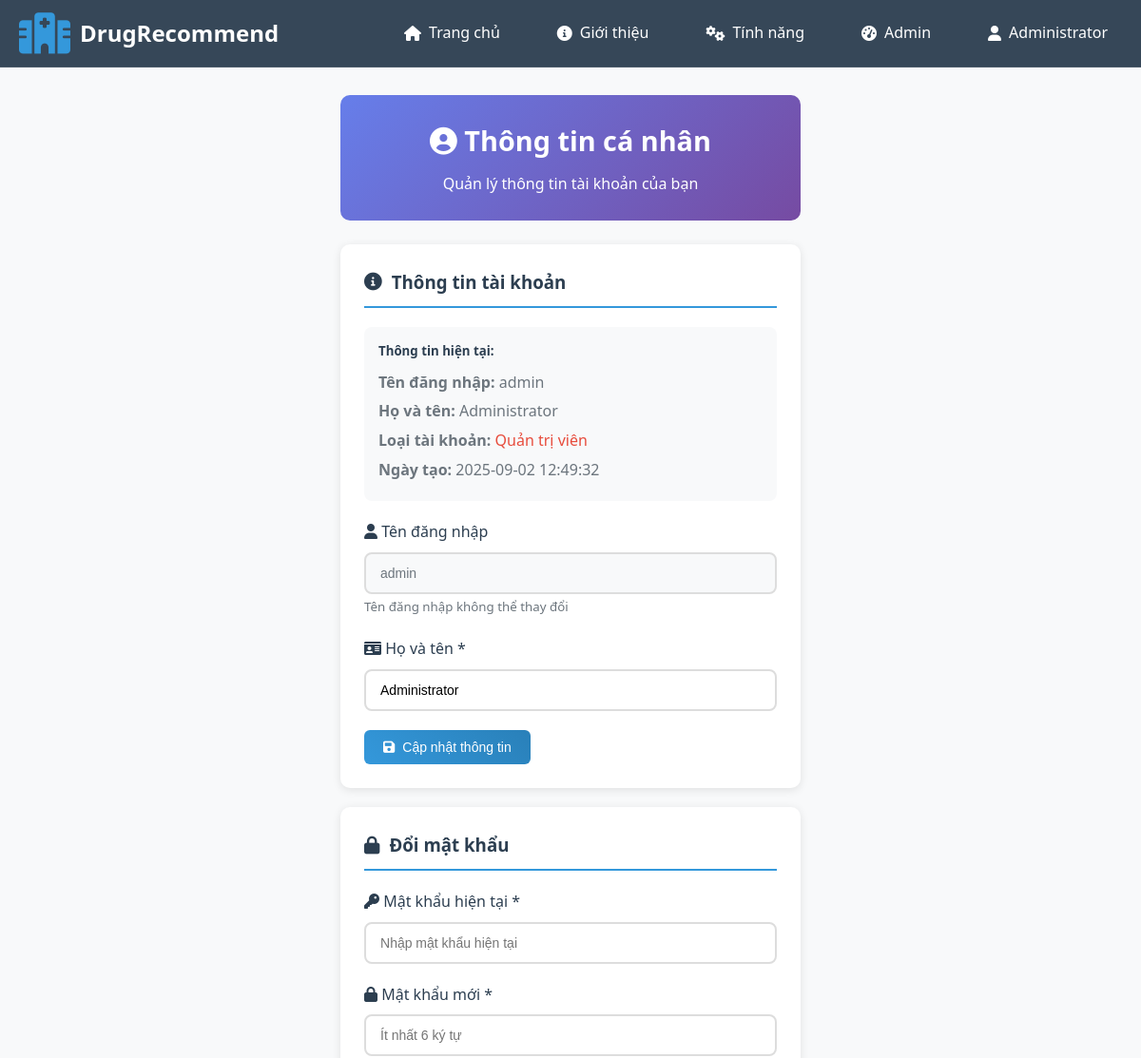
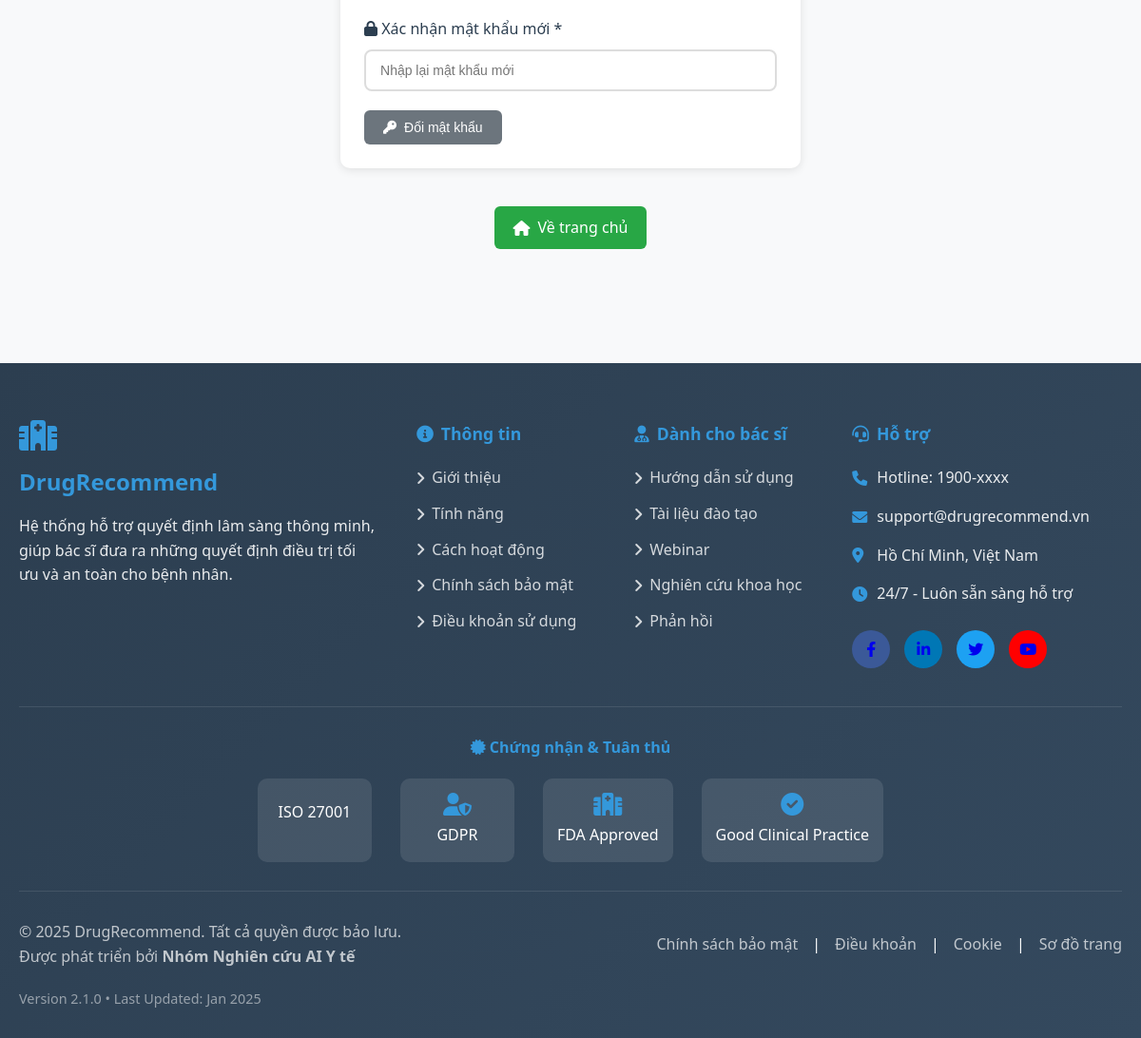
Screenshot of /profile (signed in) with the database file from the repository (2 pictures, top to bottom).
### tables this page shows
CREATE TABLE users (
            id INTEGER PRIMARY KEY AUTOINCREMENT,
            username TEXT UNIQUE NOT NULL,
            password_hash TEXT NOT NULL,
            full_name TEXT NOT NULL,
            role TEXT DEFAULT 'user',
            created_at TIMESTAMP DEFAULT CURRENT_TIMESTAMP
        );

### app.py (the view)
@app.route('/profile')
@login_required
def profile():
    print(f"DEBUG: profile called")  # Debug log
    print(f"DEBUG: session = {session}")
    """Trang profile người dùng"""
    try:
        user_id = session['user_id']
        profile = get_user_profile(user_id)
        if not profile:
            flash('Không tìm thấy thông tin người dùng', 'error')
            return redirect(url_for('index'))
        user = {
            'user_id': session['user_id'],
            'username': session['username'],
            'full_name': session['full_name'],
            'role': session['role']
        }
        print(f"DEBUG: Rendering profile template with data: {profile}")
        return render_template('profile.html', profile=profile, user=user)
    except Exception as e:
        print(f"DEBUG: Error in profile: {e}")
        flash(f'Lỗi tải profile: {str(e)}', 'error')
        return redirect(url_for('index'))

### app.py (called while the page is built)
def login_required(f):
    @wraps(f)
    def decorated_function(*args, **kwargs):
        if 'user_id' not in session:
            flash('Vui lòng đăng nhập để truy cập.', 'warning')
            return redirect(url_for('login'))
        return f(*args, **kwargs)
    return decorated_function

### init.py (called while the page is built)
def get_db():
    conn = sqlite3.connect(DB_PATH)
    conn.row_factory = sqlite3.Row
    return conn

def get_user_profile(user_id):
    conn = get_db()
    user = conn.execute('''
        SELECT id, username, full_name, role, created_at
        FROM users
        WHERE id = ?
    ''', (user_id,)).fetchone()
    conn.close()
    if user:
        return dict(user)
    return None

### templates/profile.html (shortened to what this page needs)
{% extends "layout/base.html" %}
{% block extra_css %}
{{ super() }}
<link rel="stylesheet" href="{{ url_for('static', filename='css/profile.css') }}">
{% endblock %}
{% block content %}
<div class="profile-container">
    <div class="profile-header">
        <h1><i class="fas fa-user-circle"></i> Thông tin cá nhân</h1>
        <p>Quản lý thông tin tài khoản của bạn</p>
    </div>
    <div class="profile-section">
        <h3><i class="fas fa-info-circle"></i> Thông tin tài khoản</h3>
        <div class="user-info">
            <h5>Thông tin hiện tại:</h5>
            <p><strong>Tên đăng nhập:</strong> {{ profile.username }}</p>
            <p><strong>Họ và tên:</strong> {{ profile.full_name }}</p>
            <p><strong>Loại tài khoản:</strong>
                {% if profile.role == 'admin' %}
                    <span style="color: #e74c3c;">Quản trị viên</span>
                {% else %}
                    <span style="color: #27ae60;">Người dùng</span>
                {% endif %}
            </p>
            <p><strong>Ngày tạo:</strong> {{ profile.created_at }}</p>
        </div>
        <form method="POST" action="{{ url_for('update_profile') }}">
            <div class="form-group">
                <label for="username">
                    <i class="fas fa-user"></i> Tên đăng nhập
                </label>
                <input type="text"
                       id="username"
                       class="form-control"
                       value="{{ profile.username }}"
                       disabled>
                <small style="color: #6c757d;">Tên đăng nhập không thể thay đổi</small>
            </div>
            <div class="form-group">
                <label for="full_name">
                    <i class="fas fa-id-card"></i> Họ và tên *
                </label>
                <input type="text"
                       id="full_name"
                       name="full_name"
                       class="form-control"
                       value="{{ profile.full_name }}"
                       required
                       placeholder="Nhập họ và tên">
            </div>
            <button type="submit" class="btn btn-primary">
                <i class="fas fa-save"></i> Cập nhật thông tin
            </button>
        </form>
    </div>
    <div class="profile-section">
        <h3><i class="fas fa-lock"></i> Đổi mật khẩu</h3>
        <form method="POST" action="{{ url_for('change_password_route') }}">
            <div class="form-group">
                <label for="current_password">
                    <i class="fas fa-key"></i> Mật khẩu hiện tại *
                </label>
                <input type="password"
                       id="current_password"
                       name="current_password"
                       class="form-control"
                       required
                       placeholder="Nhập mật khẩu hiện tại">
            </div>
            <div class="form-group">
                <label for="new_password">
                    <i class="fas fa-lock"></i> Mật khẩu mới *
                </label>
                <input type="password"
                       id="new_password"
                       name="new_password"
                       class="form-control"
                       required
                       placeholder="Ít nhất 6 ký tự">
            </div>
            <div class="form-group">
                <label for="confirm_password">
                    <i class="fas fa-lock"></i> Xác nhận mật khẩu mới *
                </label>
                <input type="password"
                       id="confirm_password"
                       name="confirm_password"
                       class="form-control"
                       required
                       placeholder="Nhập lại mật khẩu mới">
            </div>
            <button type="submit" class="btn btn-secondary">
                <i class="fas fa-key"></i> Đổi mật khẩu
            </button>
        </form>
    </div>
    <div style="text-align: center;">
        <a href="{{ url_for('index') }}" class="back-link">
            <i class="fas fa-home"></i> Về trang chủ
        </a>
    </div>
</div>
{% endblock %}

### templates/layout/header.html (shortened to what this page needs)
<nav class="navbar">
    <div class="nav-container">
        <a href="{{ url_for('index') }}" class="nav-logo">
            <i class="fas fa-hospital"></i>
            <span>DrugRecommend</span>
        </a>
        <div class="nav-menu" id="navMenu">
            <ul class="nav-list">
                <li class="nav-item">
                    <a href="{{ url_for('index') }}" class="nav-link">
                        <i class="fas fa-home"></i> Trang chủ
                    </a>
                </li>
                <li class="nav-item">
                    <a href="#about" class="nav-link">
                        <i class="fas fa-info-circle"></i> Giới thiệu
                    </a>
                </li>
                <li class="nav-item">
                    <a href="#features" class="nav-link">
                        <i class="fas fa-cogs"></i> Tính năng
                    </a>
                </li>
                {% if user %}
                    {% if user.role == 'admin' %}
                    <li class="nav-item">
                        <a href="{{ url_for('admin_dashboard') }}" class="nav-link">
                            <i class="fas fa-tachometer-alt"></i> Admin
                        </a>
                    </li>
                    {% endif %}
                    <li class="nav-item dropdown">
                        <a href="#" class="nav-link">
                            <i class="fas fa-user"></i> {{ user.full_name }}
                        </a>
                    </li>
                {% endif %}
            </ul>
        </div>
    </div>
</nav>

### static/css/style.css (style rules this page uses)
* { margin: 0; padding: 0; box-sizing: border-box; }
html, body { margin: 0; padding: 0; width: 100%; overflow-x: hidden; font-family: 'Segoe UI', Tahoma, Geneva, Verdana, sans-serif; line-height: 1.6; color: #333; scroll-behavior: smooth; }
body { background: #f8f9fa; min-height: 100vh; display: flex; flex-direction: column; }
.navbar { position: fixed; top: 0; left: 0; width: 100%; background: rgba(44, 62, 80, 0.95); backdrop-filter: blur(10px); z-index: 1000; transition: all 0.3s ease; border-bottom: 1px solid rgba(255, 255, 255, 0.1); box-sizing: border-box; }
.nav-container { max-width: 1200px; margin: 0 auto; display: flex; justify-content: space-between; align-items: center; padding: 0 20px; height: 70px; }
.nav-logo { display: flex; align-items: center; color: white; font-size: 1.5em; font-weight: bold; text-decoration: none; transition: color 0.3s ease; }
.nav-logo i { margin-right: 10px; color: #3498db; font-size: 1.8em; }
.nav-menu { display: flex; }
.nav-list { display: flex; list-style: none; margin: 0; padding: 0; gap: 30px; }
.nav-item { margin: 0; }
.nav-link { color: white; text-decoration: none; font-weight: 500; padding: 10px 15px; border-radius: 25px; transition: all 0.3s ease; display: flex; align-items: center; gap: 8px; }
.btn { padding: 12px 20px; border: none; border-radius: 8px; cursor: pointer; font-size: 14px; display: flex; align-items: center; gap: 8px; transition: all 0.3s ease; font-weight: 500; }
.btn-primary { background: linear-gradient(45deg, #3498db, #2980b9); color: white; }
.btn-secondary { background: linear-gradient(45deg, #6c757d, #5a6268); color: white; }

### static/css/profile.css (style rules this page uses)
.profile-container { max-width: 800px; margin: 80px auto 40px auto; padding: 20px; }
.profile-header { background: linear-gradient(135deg, #667eea 0%, #764ba2 100%); color: white; padding: 25px; border-radius: 10px; margin-bottom: 25px; text-align: center; }
.profile-header h1 { margin: 0 0 10px 0; font-size: 1.8em; }
.profile-section { background: white; border-radius: 10px; padding: 25px; margin-bottom: 20px; box-shadow: 0 2px 10px rgba(0,0,0,0.1); }
.profile-section h3 { color: #2c3e50; margin-bottom: 20px; border-bottom: 2px solid #3498db; padding-bottom: 10px; display: flex; align-items: center; gap: 10px; }
.form-group { margin-bottom: 20px; }
.form-group label { display: block; margin-bottom: 8px; color: #2c3e50; font-weight: 500; }
.form-control { width: 100%; padding: 12px 15px; border: 2px solid #ddd; border-radius: 8px; font-size: 14px; transition: border-color 0.3s ease; box-sizing: border-box; }
.form-control:disabled { background-color: #f8f9fa; color: #6c757d; }
.btn { padding: 10px 20px; border: none; border-radius: 6px; cursor: pointer; font-size: 14px; transition: all 0.3s ease; text-decoration: none; display: inline-flex; align-items: center; gap: 8px; font-weight: 500; }
.btn-primary { background: linear-gradient(45deg, #3498db, #2980b9); color: white; }
.btn-secondary { background: #6c757d; color: white; }
.user-info { background: #f8f9fa; padding: 15px; border-radius: 8px; margin-bottom: 20px; }
.user-info h5 { color: #2c3e50; margin-bottom: 10px; }
.user-info p { margin: 5px 0; color: #6c757d; }
.back-link { display: inline-flex; align-items: center; gap: 8px; padding: 10px 20px; background: #28a745; color: white; text-decoration: none; border-radius: 6px; margin-top: 20px; transition: background 0.2s ease; }

### templates/layout/header.html (style rules this page uses)
.dropdown { position: relative; }

### rows the page displays
users: full_name "Administrator", username "admin", created_at "2025-09-02 12:49:32"
